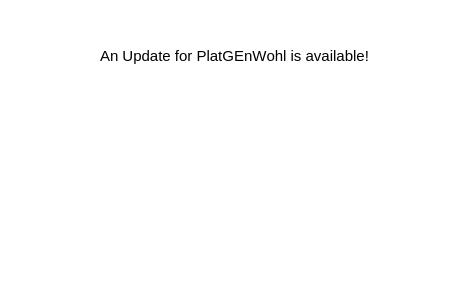
<?xml version="1.0" encoding="UTF-8"?>
<ui version="4.0">
 <class>MainWindow</class>
 <widget class="QMainWindow" name="MainWindow">
  <property name="geometry">
   <rect>
    <x>0</x>
    <y>0</y>
    <width>457</width>
    <height>304</height>
   </rect>
  </property>
  <property name="palette">
   <palette>
    <active>
     <colorrole role="Base">
      <brush brushstyle="SolidPattern">
       <color alpha="255">
        <red>255</red>
        <green>255</green>
        <blue>255</blue>
       </color>
      </brush>
     </colorrole>
     <colorrole role="Window">
      <brush brushstyle="SolidPattern">
       <color alpha="255">
        <red>255</red>
        <green>255</green>
        <blue>255</blue>
       </color>
      </brush>
     </colorrole>
    </active>
    <inactive>
     <colorrole role="Base">
      <brush brushstyle="SolidPattern">
       <color alpha="255">
        <red>255</red>
        <green>255</green>
        <blue>255</blue>
       </color>
      </brush>
     </colorrole>
     <colorrole role="Window">
      <brush brushstyle="SolidPattern">
       <color alpha="255">
        <red>255</red>
        <green>255</green>
        <blue>255</blue>
       </color>
      </brush>
     </colorrole>
    </inactive>
    <disabled>
     <colorrole role="Base">
      <brush brushstyle="SolidPattern">
       <color alpha="255">
        <red>255</red>
        <green>255</green>
        <blue>255</blue>
       </color>
      </brush>
     </colorrole>
     <colorrole role="Window">
      <brush brushstyle="SolidPattern">
       <color alpha="255">
        <red>255</red>
        <green>255</green>
        <blue>255</blue>
       </color>
      </brush>
     </colorrole>
    </disabled>
   </palette>
  </property>
  <property name="font">
   <font>
    <kerning>false</kerning>
   </font>
  </property>
  <property name="windowTitle">
   <string>Updater</string>
  </property>
  <widget class="QWidget" name="centralWidget">
   <widget class="QLabel" name="updateAvail_Label">
    <property name="geometry">
     <rect>
      <x>100</x>
      <y>40</y>
      <width>271</width>
      <height>31</height>
     </rect>
    </property>
    <property name="font">
     <font>
      <family>Segoe UI</family>
      <pointsize>11</pointsize>
      <kerning>false</kerning>
     </font>
    </property>
    <property name="text">
     <string>An Update for PlatGEnWohl is available!</string>
    </property>
    <property name="scaledContents">
     <bool>false</bool>
    </property>
   </widget>
  </widget>
 </widget>
 <layoutdefault spacing="6" margin="11"/>
 <resources/>
 <connections/>
</ui>
